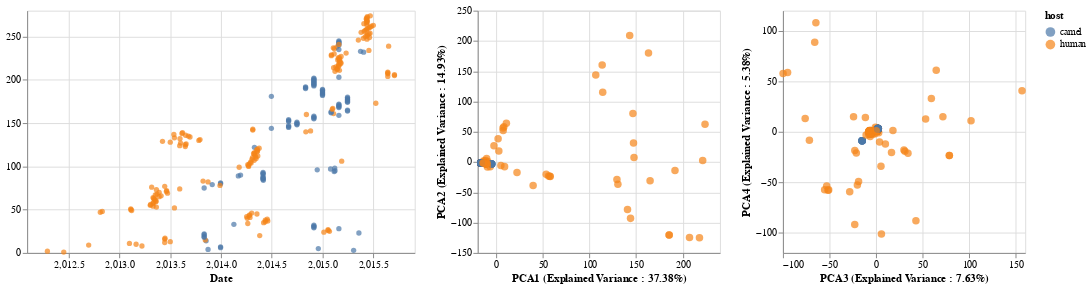

Write notebook code for a chart like this one.
### Code cell
list_of_chart = linking_tree_with_plots_brush(merged_pca_df,['pca1','pca2','pca3','pca4', 'pca5', 'pca6'],
                                         ['PCA1 (Explained Variance : {}%'.format(round(explained_variance_PCA[0]*100,2)) + ")",
                                          'PCA2 (Explained Variance : {}%'.format(round(explained_variance_PCA[1]*100,2)) + ")",
                                          'PCA3 (Explained Variance : {}%'.format(round(explained_variance_PCA[2]*100,2)) + ")",
                                          'PCA4 (Explained Variance : {}%'.format(round(explained_variance_PCA[3]*100,2)) + ")",
                                          'PCA5 (Explained Variance : {}%'.format(round(explained_variance_PCA[4]*100,2)) + ")",
                                          'PCA6 (Explained Variance : {}%'.format(round(explained_variance_PCA[5]*100,2)) + ")"],
                                         "host:N",['strain', "host"])
chart_pca = list_of_chart[0]|list_of_chart[1]|list_of_chart[2]

chart_pca

### Figure 1 — Vega-Lite specification as saved in the notebook (floating-point values rounded to 4 significant figures; data arrays with more than 128 entries replaced by an {"elided": "..."} marker saying what was removed)
{"$schema": "https://vega.github.io/schema/vega-lite/v3.4.0.json", "config": {"mark": {"tooltip": null}, "view": {"height": 300, "width": 400}}, "data": {"name": "data-21c703fa4b329e0ec47783d167b32c54"}, "datasets": {"data-21c703fa4b329e0ec47783d167b32c54": {"elided": "274 records"}}, "hconcat": [{"encoding": {"color": {"condition": {"field": "host", "selection": "selector025", "type": "nominal"}, "value": "gray"}, "tooltip": [{"field": "strain", "type": "nominal"}, {"field": "host", "type": "nominal"}], "x": {"field": "date", "scale": {"domain": [2012.0, 2016.0]}, "title": "Date", "type": "quantitative"}, "y": {"field": "y", "title": "", "type": "quantitative"}}, "height": 250, "mark": "circle", "selection": {"selector025": {"resolve": "global", "type": "interval"}}, "width": 400}, {"encoding": {"color": {"condition": {"field": "host", "selection": "selector025", "type": "nominal"}, "value": "gray"}, "tooltip": [{"field": "strain", "type": "nominal"}, {"field": "host", "type": "nominal"}], "x": {"field": "pca1", "title": "PCA1 (Explained Variance : 37.38%)", "type": "quantitative"}, "y": {"field": "pca2", "title": "PCA2 (Explained Variance : 14.93%)", "type": "quantitative"}}, "height": 250, "mark": {"size": 60, "type": "circle"}, "selection": {"selector025": {"resolve": "global", "type": "interval"}}, "width": 250}, {"encoding": {"color": {"condition": {"field": "host", "selection": "selector025", "type": "nominal"}, "value": "gray"}, "tooltip": [{"field": "strain", "type": "nominal"}, {"field": "host", "type": "nominal"}], "x": {"field": "pca3", "title": "PCA3 (Explained Variance : 7.63%)", "type": "quantitative"}, "y": {"field": "pca4", "title": "PCA4 (Explained Variance : 5.38%)", "type": "quantitative"}}, "height": 250, "mark": {"size": 60, "type": "circle"}, "selection": {"selector025": {"resolve": "global", "type": "interval"}}, "width": 250}]}
